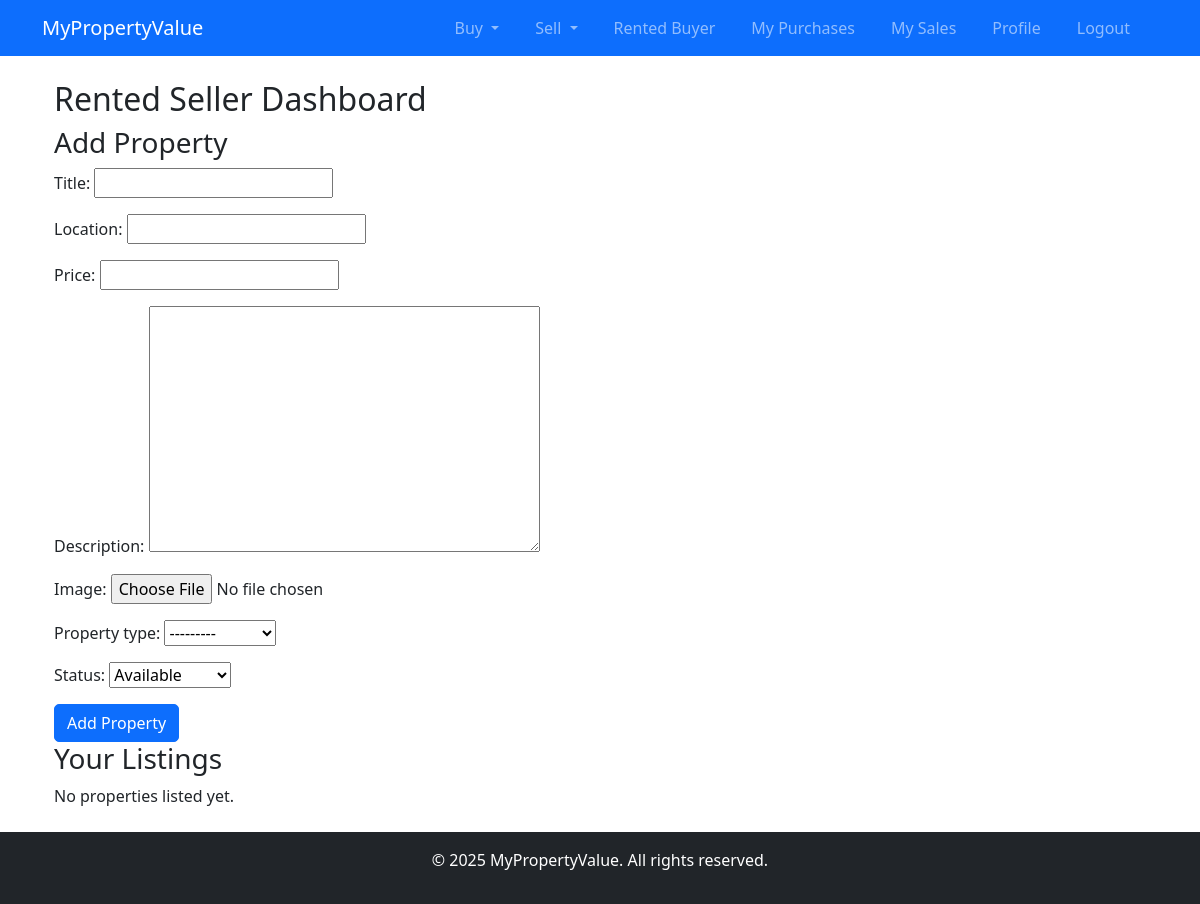
/users/rented-seller/ (signed in), run on an earlier commit of the app's database.
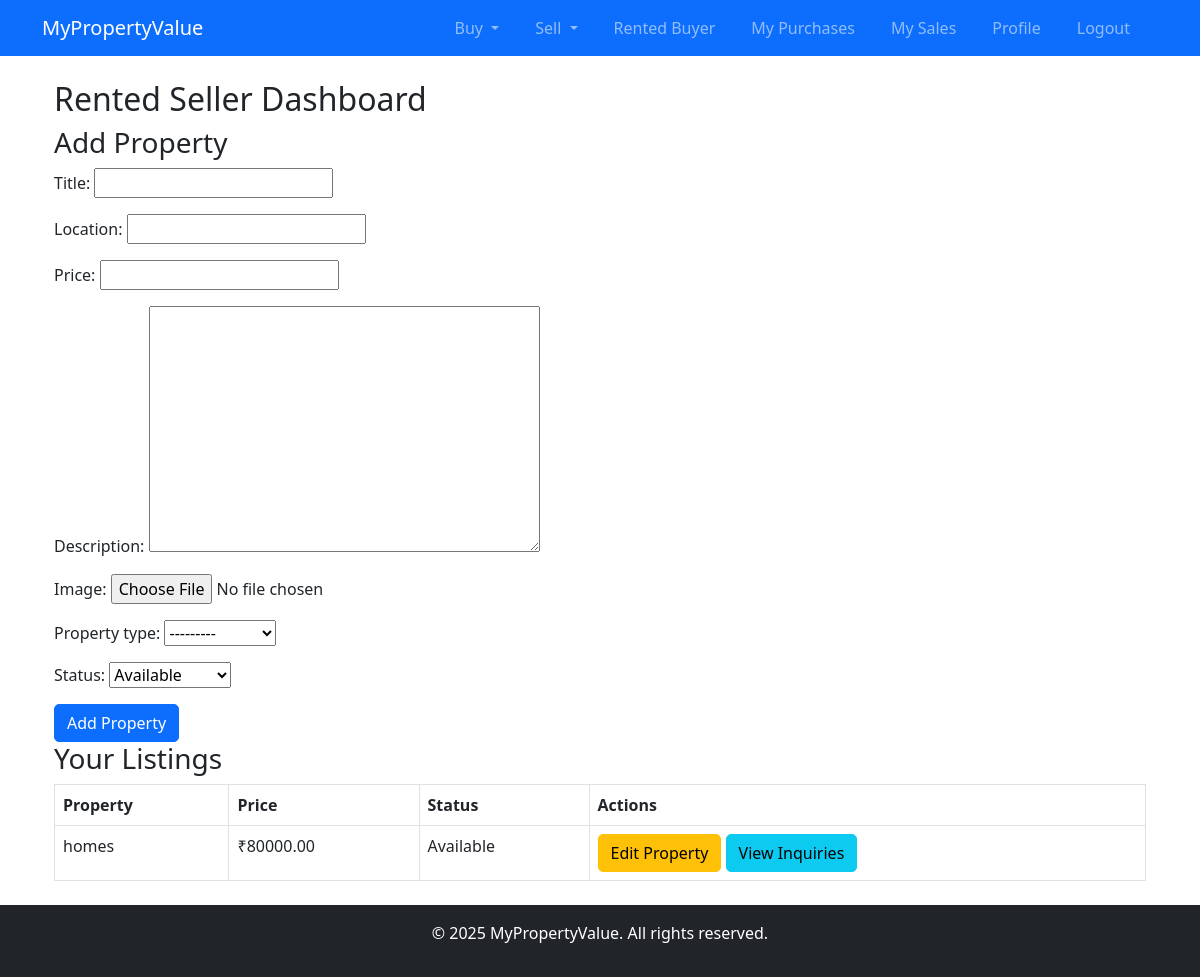
And on a later commit of the database.
### users/models.py (models this page shows, shortened)
class Property(models.Model):
    PROPERTY_TYPES = [
        ('Residential', 'Residential'),
        ('Commercial', 'Commercial'),
    ]
    STATUS_CHOICES = [
        ('Available', 'Available'),
        ('Not Available', 'Not Available'),
    ]
    title = models.CharField(max_length=255)
    image = models.ImageField(upload_to='property_images/', blank=True, null=True)
    description = models.TextField()
    price = models.DecimalField(max_digits=12, decimal_places=2)
    property_type = models.CharField(max_length=20, choices=PROPERTY_TYPES)
    location = models.CharField(max_length=255)
    owner = models.ForeignKey(User, on_delete=models.CASCADE)
    name = models.CharField(max_length=255, default="Unnamed Property") # New status field
    is_sold = models.BooleanField(default=False)
    status = models.CharField(max_length=20, choices=STATUS_CHOICES, default='Available')  # Add this field

### users/views.py (the view)
# urls.py: path('rented-seller/', rented_seller, name='rented_seller'),
@login_required
def rented_seller(request):
    if request.method == 'POST':
        form = PropertyForm(request.POST, request.FILES)
        if form.is_valid():
            property = form.save(commit=False)
            property.owner = request.user
            property.save()
            rented_seller, created = RentedSeller.objects.get_or_create(user=request.user)
            rented_seller.properties.add(property)
            messages.success(request, 'Property listed successfully!')
            return redirect('rented_seller')
    else:
        form = PropertyForm()
    rented_seller = RentedSeller.objects.filter(user=request.user).first()
    properties = rented_seller.properties.all() if rented_seller else []
    return render(request, 'users/rented_seller.html', {'form': form, 'properties': properties})

### users/forms.py
class PropertyForm(forms.ModelForm):
    class Meta:
        model = Property
        fields = ['title', 'location', 'price', 'description', 'image', 'property_type','status']

### users/templates/users/rented_seller.html
{% extends 'base.html' %} {% block content %}
<div class="container">
  <h2>Rented Seller Dashboard</h2>
  <h3>Add Property</h3>
  <form method="POST" enctype="multipart/form-data">
    {% csrf_token %} {{ form.as_p }}
    <button type="submit" class="btn btn-primary">Add Property</button>
  </form>
  <h3>Your Listings</h3>
  {% if properties %}
  <table class="table table-bordered">
    <thead>
      <tr>
        <th>Property</th>
        <th>Price</th>
        <th>Status</th>
        <th>Actions</th>
      </tr>
    </thead>
    <tbody>
      {% for property in properties %}
      <tr>
        <td>{{ property.title }}</td>
        <td>₹{{ property.price }}</td>
        <td>{{ property.status }}</td>
        <td>
          <a
            href="{% url 'edit_property' property.id %}"
            class="btn btn-warning"
            >Edit Property</a
          >
          <a
            href="{% url 'view_inquiries' %}?property_id={{ property.id }}"
            class="btn btn-info"
            >View Inquiries</a
          >
        </td>
      </tr>
      {% endfor %}
    </tbody>
  </table>
  {% else %}
  <p>No properties listed yet.</p>
  {% endif %}
</div>
{% endblock %}

What changed in the data, as far as the page shows it:
added Property: title "homes", price "80000.00", status "Available"
Also different on the page:
text no longer shown: "No properties listed yet."
text now shown: "Property Price Status Actions"
